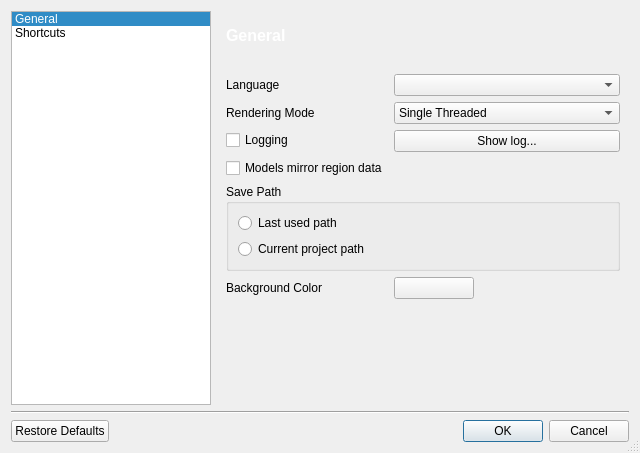
<?xml version="1.0" encoding="UTF-8"?>
<ui version="4.0">
 <class>CPreferencesDialog</class>
 <widget class="QDialog" name="CPreferencesDialog">
  <property name="geometry">
   <rect>
    <x>0</x>
    <y>0</y>
    <width>640</width>
    <height>453</height>
   </rect>
  </property>
  <property name="sizePolicy">
   <sizepolicy hsizetype="Fixed" vsizetype="Fixed">
    <horstretch>0</horstretch>
    <verstretch>0</verstretch>
   </sizepolicy>
  </property>
  <property name="minimumSize">
   <size>
    <width>640</width>
    <height>453</height>
   </size>
  </property>
  <property name="windowTitle">
   <string>Preferences</string>
  </property>
  <property name="sizeGripEnabled">
   <bool>true</bool>
  </property>
  <layout class="QGridLayout" name="gridLayout">
   <item row="2" column="0" colspan="2">
    <widget class="Line" name="line">
     <property name="orientation">
      <enum>Qt::Horizontal</enum>
     </property>
    </widget>
   </item>
   <item row="1" column="1">
    <widget class="QStackedWidget" name="stackedWidget">
     <property name="minimumSize">
      <size>
       <width>364</width>
       <height>221</height>
      </size>
     </property>
     <property name="currentIndex">
      <number>0</number>
     </property>
     <widget class="QWidget" name="pageGeneral">
      <layout class="QFormLayout" name="formLayout">
       <property name="fieldGrowthPolicy">
        <enum>QFormLayout::AllNonFixedFieldsGrow</enum>
       </property>
       <item row="0" column="0">
        <widget class="QLabel" name="label">
         <property name="text">
          <string>Language</string>
         </property>
        </widget>
       </item>
       <item row="0" column="1">
        <widget class="QComboBox" name="comboBoxLanguage">
         <property name="toolTip">
          <string>Selects language used in application.</string>
         </property>
         <property name="statusTip">
          <string>Selects language used in application.</string>
         </property>
        </widget>
       </item>
       <item row="2" column="0">
        <widget class="QLabel" name="label_2">
         <property name="text">
          <string>Rendering Mode</string>
         </property>
        </widget>
       </item>
       <item row="2" column="1">
        <widget class="QComboBox" name="comboBoxRenderingMode">
         <property name="toolTip">
          <string>Selects mode of rendering.</string>
         </property>
         <property name="statusTip">
          <string>Selects mode of rendering.</string>
         </property>
         <item>
          <property name="text">
           <string>Single Threaded</string>
          </property>
         </item>
         <item>
          <property name="text">
           <string>Multi Threaded</string>
          </property>
         </item>
        </widget>
       </item>
       <item row="4" column="0">
        <widget class="QCheckBox" name="checkBoxLogging">
         <property name="toolTip">
          <string>Allows logging.</string>
         </property>
         <property name="statusTip">
          <string>Allows logging.</string>
         </property>
         <property name="text">
          <string>Logging</string>
         </property>
        </widget>
       </item>
       <item row="4" column="1">
        <widget class="QPushButton" name="pushButtonShowLog">
         <property name="text">
          <string>Show log...</string>
         </property>
        </widget>
       </item>
       <item row="6" column="0" colspan="2">
        <widget class="QGroupBox" name="groupBox">
         <property name="toolTip">
          <string>Save path for segmentation and model data</string>
         </property>
         <property name="title">
          <string>Save Path</string>
         </property>
         <layout class="QVBoxLayout" name="verticalLayout">
          <item>
           <widget class="QRadioButton" name="radioButtonPathLastUsed">
            <property name="text">
             <string>Last used path</string>
            </property>
           </widget>
          </item>
          <item>
           <widget class="QRadioButton" name="radioButtonPathProject">
            <property name="text">
             <string>Current project path</string>
            </property>
           </widget>
          </item>
         </layout>
        </widget>
       </item>
       <item row="8" column="0">
        <widget class="QLabel" name="label_3">
         <property name="text">
          <string>Background Color</string>
         </property>
        </widget>
       </item>
       <item row="8" column="1">
        <widget class="QPushButton" name="buttonBGColor">
         <property name="maximumSize">
          <size>
           <width>80</width>
           <height>16777215</height>
          </size>
         </property>
         <property name="text">
          <string/>
         </property>
        </widget>
       </item>
       <item row="9" column="0" colspan="2">
        <spacer name="verticalSpacer">
         <property name="orientation">
          <enum>Qt::Vertical</enum>
         </property>
         <property name="sizeHint" stdset="0">
          <size>
           <width>20</width>
           <height>40</height>
          </size>
         </property>
        </spacer>
       </item>
       <item row="5" column="0">
        <widget class="QCheckBox" name="checkBoxLinkModels">
         <property name="text">
          <string>Models mirror region data</string>
         </property>
        </widget>
       </item>
      </layout>
     </widget>
     <widget class="QWidget" name="page">
      <layout class="QVBoxLayout" name="verticalLayout_2">
       <item>
        <widget class="QTreeWidget" name="treeWidget">
         <attribute name="headerDefaultSectionSize">
          <number>275</number>
         </attribute>
         <column>
          <property name="text">
           <string>Action</string>
          </property>
         </column>
         <column>
          <property name="text">
           <string>Shortcut</string>
          </property>
         </column>
        </widget>
       </item>
       <item>
        <widget class="QGroupBox" name="groupBox_2">
         <property name="title">
          <string>Shortcut</string>
         </property>
         <layout class="QHBoxLayout" name="horizontalLayout">
          <item>
           <widget class="QLineEdit" name="lineEditShortCut">
            <property name="acceptDrops">
             <bool>false</bool>
            </property>
            <property name="placeholderText">
             <string>Type to set shortcut</string>
            </property>
           </widget>
          </item>
          <item>
           <widget class="QPushButton" name="pushButtonSetShortcut">
            <property name="text">
             <string>Set</string>
            </property>
           </widget>
          </item>
          <item>
           <widget class="QPushButton" name="pushButtonClearShortcut">
            <property name="text">
             <string>Clear</string>
            </property>
           </widget>
          </item>
         </layout>
        </widget>
       </item>
      </layout>
     </widget>
    </widget>
   </item>
   <item row="0" column="1">
    <widget class="QLabel" name="labelPageName">
     <property name="minimumSize">
      <size>
       <width>0</width>
       <height>48</height>
      </size>
     </property>
     <property name="font">
      <font>
       <pointsize>12</pointsize>
       <weight>75</weight>
       <bold>true</bold>
      </font>
     </property>
     <property name="styleSheet">
      <string notr="true">background: qlineargradient(x1:1, y1:0, x2:1, y2:1,
                 stop:0 rgb(0, 100, 176), stop:1 rgb(1, 71, 123));
color: rgb(255, 255, 255);
padding-left: 5;
padding-right: 2;
background-image: url(:icons/bsp.ico);
background-position: center right;
background-origin: content;
background-repeat: none;</string>
     </property>
     <property name="frameShape">
      <enum>QFrame::NoFrame</enum>
     </property>
     <property name="frameShadow">
      <enum>QFrame::Plain</enum>
     </property>
     <property name="lineWidth">
      <number>1</number>
     </property>
     <property name="text">
      <string>General</string>
     </property>
    </widget>
   </item>
   <item row="0" column="0" rowspan="2">
    <widget class="QListWidget" name="listPages">
     <property name="minimumSize">
      <size>
       <width>150</width>
       <height>0</height>
      </size>
     </property>
     <property name="maximumSize">
      <size>
       <width>200</width>
       <height>16777215</height>
      </size>
     </property>
     <property name="toolTip">
      <string/>
     </property>
     <property name="statusTip">
      <string/>
     </property>
     <property name="currentRow">
      <number>0</number>
     </property>
     <item>
      <property name="text">
       <string>General</string>
      </property>
     </item>
     <item>
      <property name="text">
       <string>Shortcuts</string>
      </property>
     </item>
    </widget>
   </item>
   <item row="3" column="0" colspan="2">
    <widget class="QDialogButtonBox" name="buttonBox">
     <property name="orientation">
      <enum>Qt::Horizontal</enum>
     </property>
     <property name="standardButtons">
      <set>QDialogButtonBox::Cancel|QDialogButtonBox::Ok|QDialogButtonBox::RestoreDefaults</set>
     </property>
    </widget>
   </item>
  </layout>
 </widget>
 <resources/>
 <connections>
  <connection>
   <sender>buttonBox</sender>
   <signal>accepted()</signal>
   <receiver>CPreferencesDialog</receiver>
   <slot>accept()</slot>
   <hints>
    <hint type="sourcelabel">
     <x>248</x>
     <y>254</y>
    </hint>
    <hint type="destinationlabel">
     <x>157</x>
     <y>274</y>
    </hint>
   </hints>
  </connection>
  <connection>
   <sender>buttonBox</sender>
   <signal>rejected()</signal>
   <receiver>CPreferencesDialog</receiver>
   <slot>reject()</slot>
   <hints>
    <hint type="sourcelabel">
     <x>316</x>
     <y>260</y>
    </hint>
    <hint type="destinationlabel">
     <x>286</x>
     <y>274</y>
    </hint>
   </hints>
  </connection>
 </connections>
</ui>
